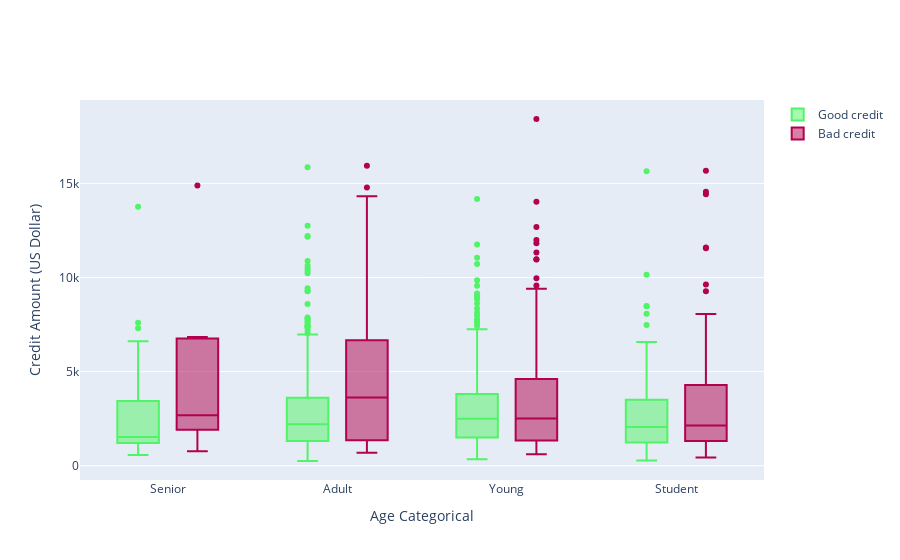

Notebook cell for this chart:
### Code cell
trace0 = go.Box(
    y=df_good["Credit amount"],
    x=df_good["Age_cat"],
    name='Good credit',
    marker=dict(
        color='#50f466'
    )
)

trace1 = go.Box(
    y=df_bad['Credit amount'],
    x=df_bad['Age_cat'],
    name='Bad credit',
    marker=dict(
        color='#b2014e'
    )
)
    
data = [trace0, trace1]

layout = go.Layout(
    yaxis=dict(
        title='Credit Amount (US Dollar)',
        zeroline=False
    ),
    xaxis=dict(
        title='Age Categorical'
    ),
    boxmode='group'
)
fig = go.Figure(data=data, layout=layout)

py.iplot(fig, filename='box-age-cat')

### Figure 1 — Plotly figure (JSON) as saved in the notebook; plotly's stock layout.template omitted (floating-point values rounded to 4 significant figures; data arrays with more than 128 entries replaced by an {"elided": "..."} marker saying what was removed)
{"data": [{"marker": {"color": "#50f466"}, "name": "Good credit", "type": "box", "x": {"elided": "700 str values"}, "y": {"elided": "700 int values"}}, {"marker": {"color": "#b2014e"}, "name": "Bad credit", "type": "box", "x": {"elided": "300 str values"}, "y": {"elided": "300 int values"}}], "layout": {"boxmode": "group", "xaxis": {"title": {"text": "Age Categorical"}, "type": "category", "range": [-0.5144, 3.514], "autorange": true}, "yaxis": {"title": {"text": "Credit Amount (US Dollar)"}, "zeroline": false, "type": "linear", "range": [-759.7, 19430.0], "autorange": true}, "autosize": true}}
